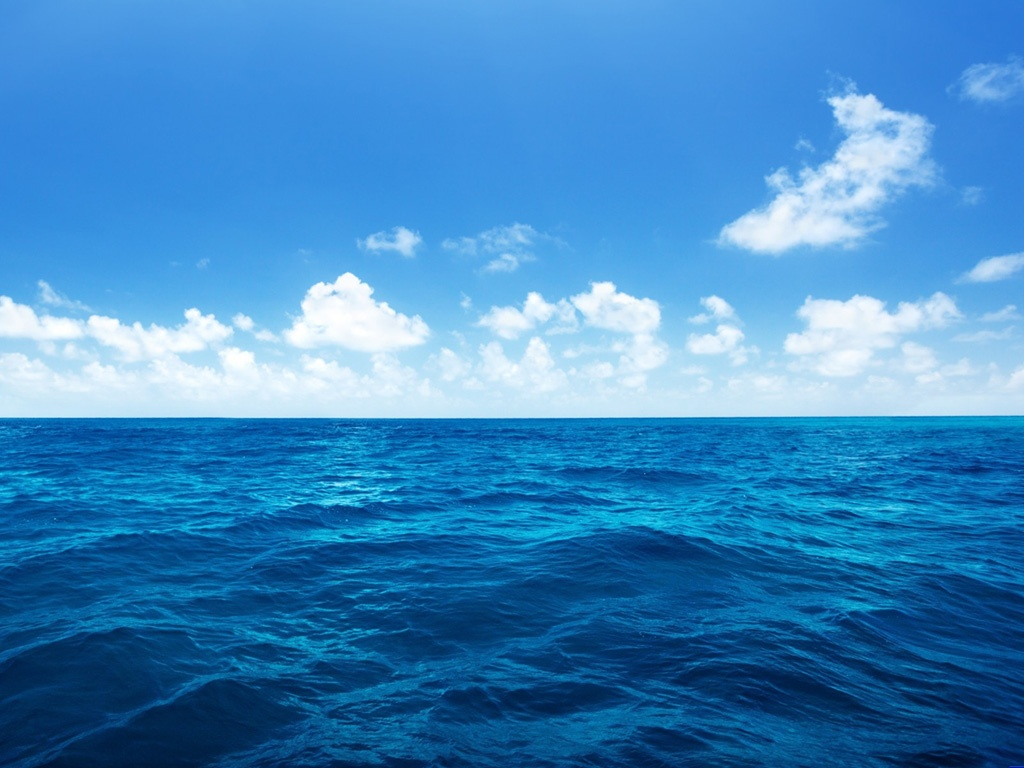
#> input picture image/ocean.jpg, 1024 x 768 px
$ python splitting_and_merging.py
#> lines starting #> are read from the running program, lines starting #| are printed output that depends on the picture
import numpy as np
import cv2

image = cv2.imread('image/ocean.jpg')
#> image is the input picture: shape (768, 1024, 3); mean B, G, R 192.7, 135.5, 62.3
(B, G, R) = cv2.split(image)
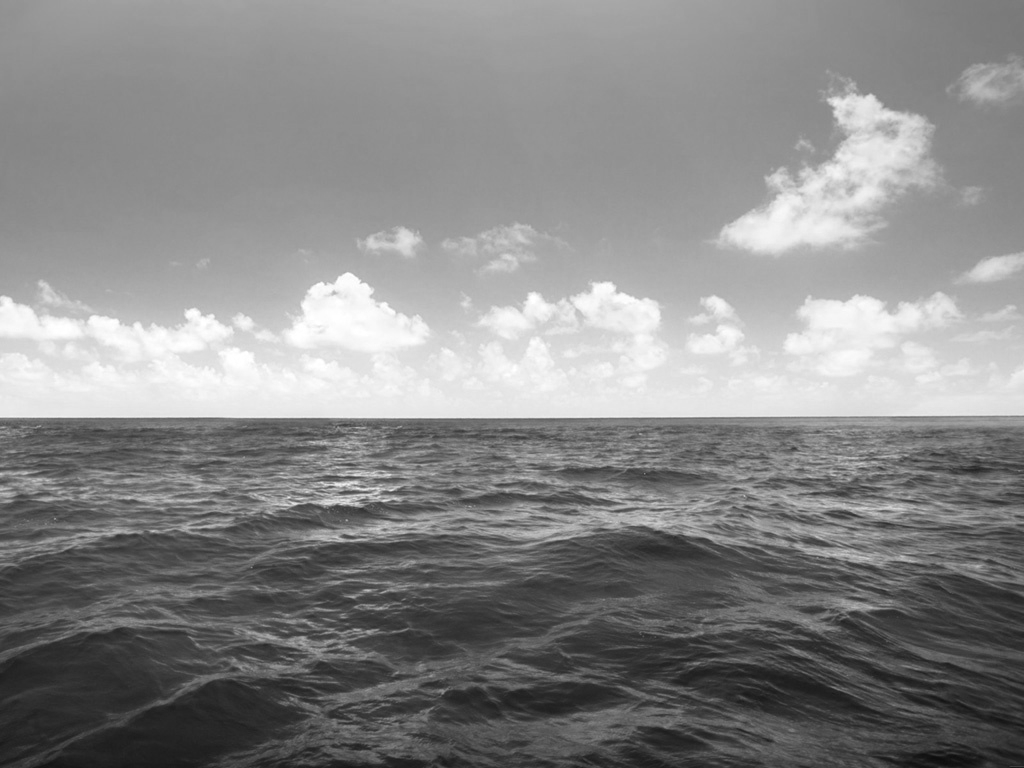
#> G: shape (768, 1024); min 13, max 255, mean 135.5
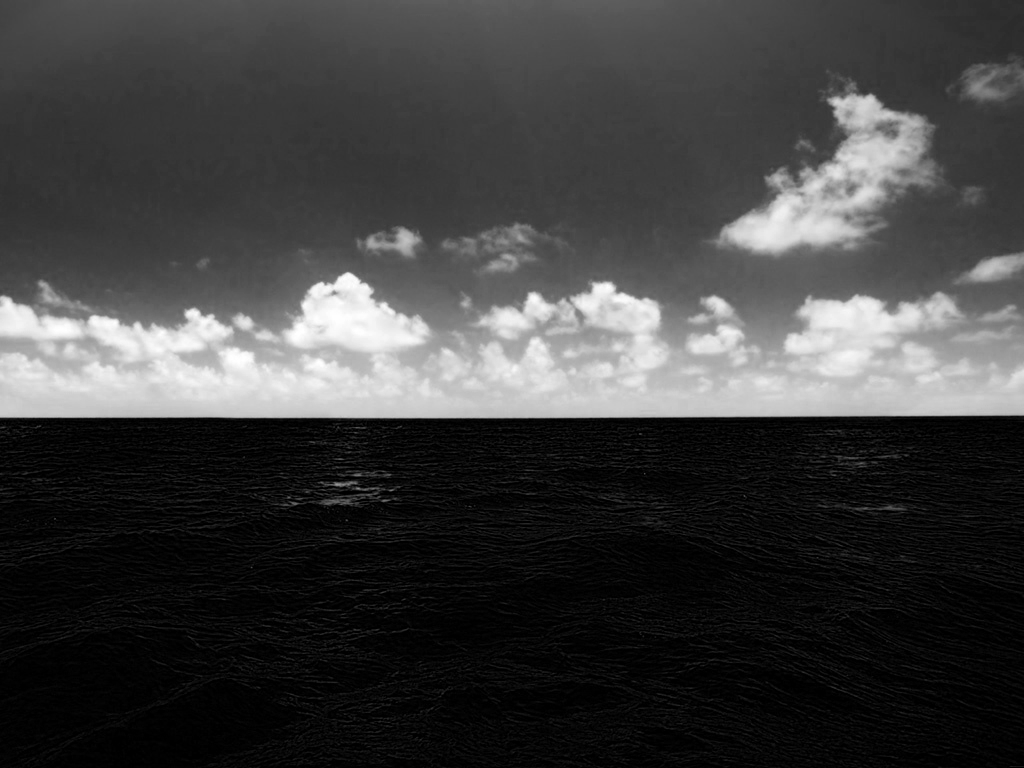
#> R: shape (768, 1024); min 0, max 255, mean 62.3

cv2.imshow("Red", R)
cv2.imshow("Green", G)
cv2.imshow("Blue", B)
cv2.waitKey(0)

merged = cv2.merge([B, G, R])
cv2.imshow("Merged", merged)
cv2.waitKey(0)
cv2.destroyAllWindows()

zeros = np.zeros(image.shape[:2], dtype = "uint8")
cv2.imshow("Red", cv2.merge([zeros, zeros, R]))
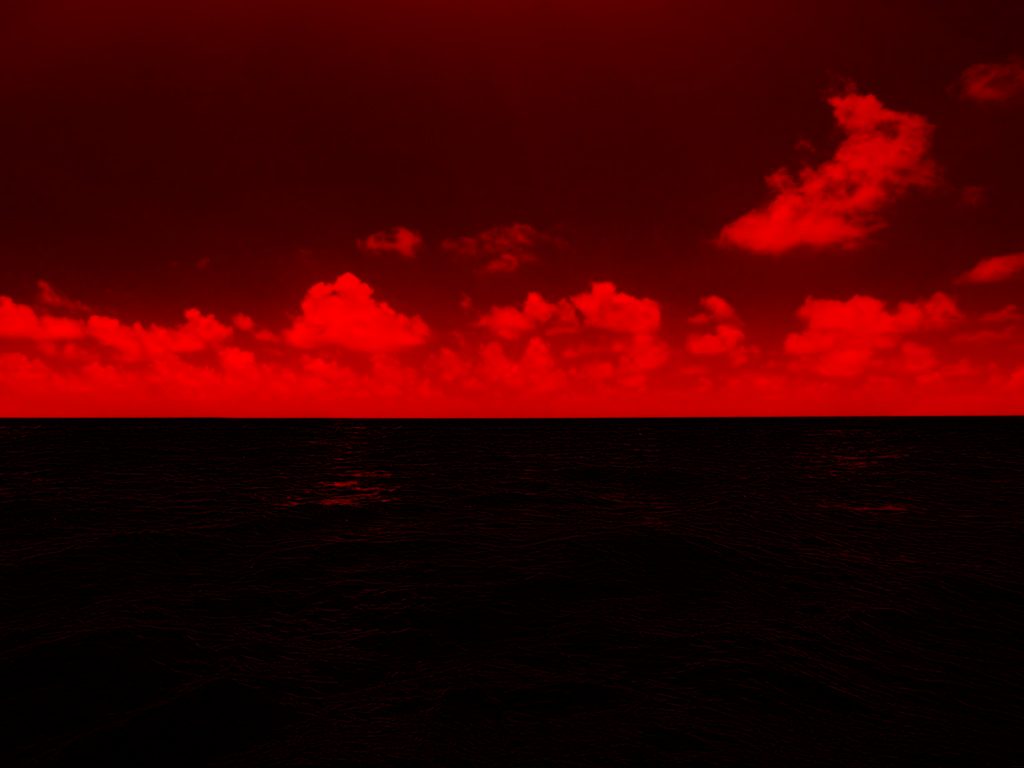
#> window 'Red': shape (768, 1024, 3); mean B, G, R 0, 0, 62.3
cv2.imshow("Green", cv2.merge([zeros, G, zeros]))
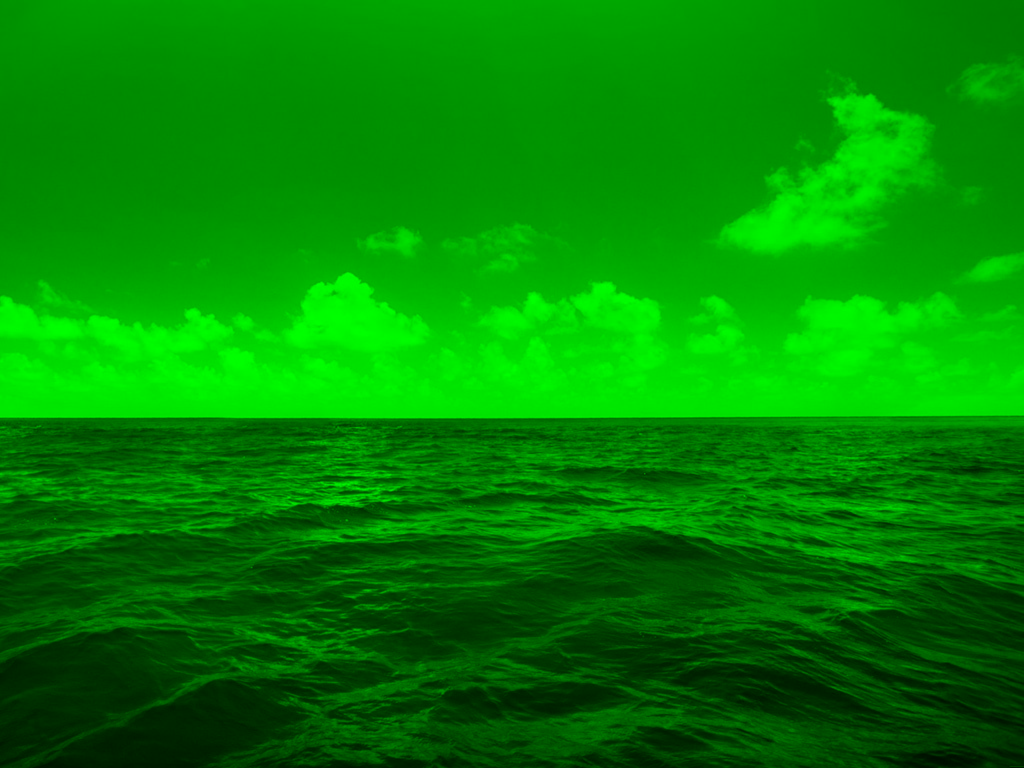
#> window 'Green': shape (768, 1024, 3); mean B, G, R 0, 135.5, 0
cv2.imshow("Blue", cv2.merge([B, zeros, zeros]))
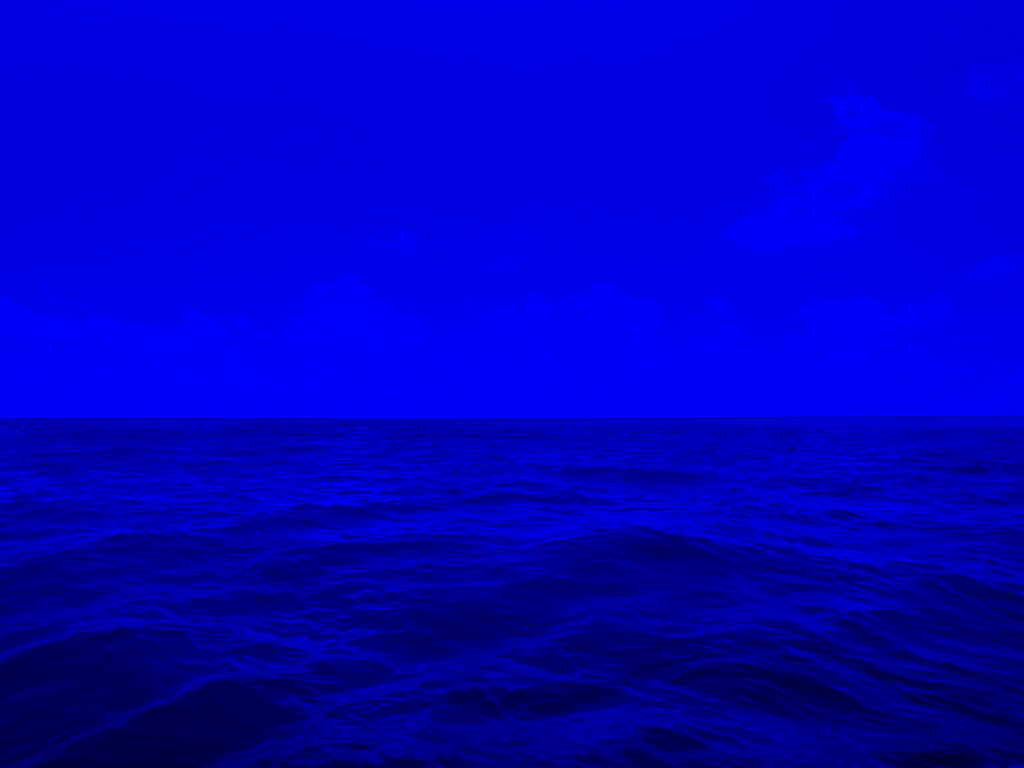
#> window 'Blue': shape (768, 1024, 3); mean B, G, R 192.7, 0, 0
cv2.waitKey(0)
